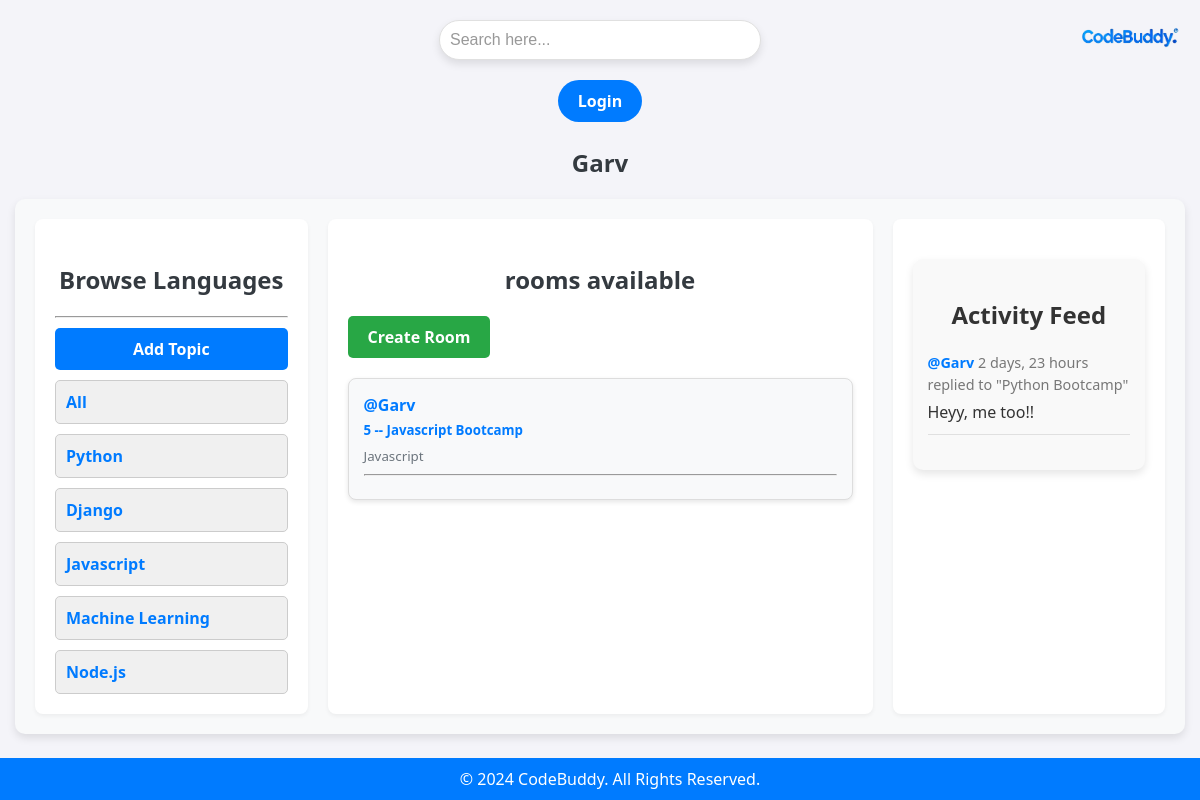
Page /UserProfile/2 on the committed database.
### base1/models.py (models this page shows, shortened)
class Topic(models.Model):
    name = models.CharField(max_length=200)
    def __str__(self):
        return self.name

class Room(models.Model):
    host = models.ForeignKey(User, on_delete=models.SET_NULL, null = True)
    topic = models.ForeignKey(Topic, on_delete=models.SET_NULL, null = True)
    name = models.CharField(max_length=200)
    description = models.TextField(null = True)
    participants = models.ManyToManyField(User, related_name='participants', blank = True)
    updated = models.DateTimeField(auto_now= True)
    createds = models.DateTimeField(auto_now_add=True)
    class Meta:
        ordering = ['-updated', '-createds']
    def __str__(self):
        return self.name

class messages(models.Model):
    user = models.ForeignKey(User, on_delete=models.CASCADE)
    room = models.ForeignKey(Room, on_delete = models.CASCADE)
    body = models.TextField()
    updated = models.DateTimeField(auto_now= True)
    createds = models.DateTimeField(auto_now_add=True)
    class Meta:
        ordering = ['-updated', '-createds']

### base1/views.py (the view)
# urls.py: path('UserProfile/<str:pk>', views.UserProfile, name = "user-profile"),
def UserProfile(request, pk):
    user = User.objects.get(id=pk)
    rooms = user.room_set.all()
    topics = Topic.objects.all()
    room_messages = user.messages_set.all()
    context = {"user":user, "rooms":rooms, "topics":topics, "room_messages":room_messages}
    return render(request, 'base1/profile.html', context)

### base1/templates/base1/profile.html (shortened to what this page needs)
{% extends 'main.html' %}
{% block content %}
<h3>{{ user.username }}</h3>
<div class="profile_container">
    <div class="profile_section">
        {% include 'base1/topics_component.html' %}
    </div>
    <div class="profile_section">
        {% include 'base1/feed_component.html' %}
    </div>
    <div class="profile_section">
        {% include 'base1/activity_component.html' %}
    </div>
</div>
{% endblock %}

### base1/templates/base1/topics_component.html (shortened to what this page needs)
<h3>Browse Languages</h3>
<hr>
<div class="topics-container">
    <a href="{% url 'create-topic' %}" class="add-topic-btn">Add Topic</a>
    <div class="topic-item">
        <a href="{% url 'home' %}" class="topic-link">All</a>
    </div>
    {% for topic in topics %}
    <div class="topic-item">
        <a href="{% url 'home' %}?q={{ topic.name }}" class="topic-link">{{ topic }}</a>
    </div>
    {% endfor %}
</div>

### base1/templates/base1/feed_component.html (shortened to what this page needs)
<h3>{{count_rooms}} rooms available</h3>
<a href="{% url 'create-room' %}" class="create-room-button">Create Room</a>
<div class="room-list">
    {% for room in rooms %}
    <div class="room-card">
        <span class="room-host"><a href="{% url 'user-profile' room.host.id %}">@{{room.host}}</a></span>
        <h5 class="room-title">{{room.id}} -- <a href="{% url 'room' room.id %}">{{room.name}}</a></h5>
        <small class="room-topic">{{room.topic}}</small>
        <hr>
    </div>
    {% endfor %}
</div>

### base1/templates/base1/activity_component.html (shortened to what this page needs)
<!DOCTYPE html>
<html lang="en">
<head>
</head>
<body>
    <div class="activity-feed-container">
        <h3>Activity Feed</h3>
        {% for message in room_messages %}
        <div class="activity-message">
            <small>
                <a href="{% url 'user-profile' message.user.id %}">@{{ message.user }}</a>
                {{ message.createds|timesince }}
            </small>
            <small> replied to "{{ message.room }}" </small>
            <p>{{ message.body }}</p>
            <hr>
        </div>
        {% endfor %}
    </div>
</body>
</html>

### templates/main.html (style rules this page uses)
body { font-family: 'Segoe UI', Tahoma, Geneva, Verdana, sans-serif; background-color: #f4f4f9; margin: 0; padding: 0; color: #333; }
a { text-decoration: none; color: #007bff; }
h1, h2, h3 { color: #333; font-weight: 600; }

### templates/navbar.html (style rules this page uses)
body { font-family: 'Segoe UI', Tahoma, Geneva, Verdana, sans-serif; background-color: #f4f4f9; margin: 0; padding: 0; color: #333; }
h3 { color: #333; font-weight: 600; }
a { text-decoration: none; color: #007bff; font-weight: bold; }

### base1/templates/base1/profile.html (style rules this page uses)
.profile_container { display: grid; grid-template-columns: 1fr 2fr 1fr; gap: 20px; padding: 20px; max-width: 1200px; margin: 0 auto; background-color: #f8f9fa; border-radius: 10px; box-shadow: 0 4px 8px rgba(0, 0, 0, 0.1); }
h3 { text-align: center; color: #343a40; margin-bottom: 20px; font-size: 24px; font-weight: 600; }
.profile_section { background-color: white; padding: 20px; border-radius: 8px; box-shadow: 0 2px 4px rgba(0, 0, 0, 0.05); }

### base1/templates/base1/topics_component.html (style rules this page uses)
.topics-container { display: flex; flex-direction: column; gap: 10px; margin-top: 10px; }
.add-topic-btn { display: inline-block; background-color: #007bff; color: white; padding: 10px 20px; border-radius: 5px; text-align: center; font-weight: bold; text-decoration: none; transition: background-color 0.3s; }
.topic-item { background-color: #f0f0f0; border: 1px solid #ccc; border-radius: 5px; padding: 10px; transition: background-color 0.3s; }
.topic-link { text-decoration: none; color: #007bff; font-weight: bold; display: block; }

### base1/templates/base1/feed_component.html (style rules this page uses)
.create-room-button { display: inline-block; padding: 10px 20px; background-color: #28a745; color: white; text-decoration: none; border-radius: 5px; margin-bottom: 20px; transition: background-color 0.3s ease; }
.room-list { display: flex; flex-direction: column; gap: 15px; }
.room-card { padding: 15px; background-color: #f8f9fa; border: 1px solid #ddd; border-radius: 8px; box-shadow: 0px 2px 5px rgba(0, 0, 0, 0.1); }
.room-host { font-weight: bold; color: #333; }
.room-title { margin: 5px 0; color: #007bff; }
.room-topic { color: #6c757d; }

### base1/templates/base1/activity_component.html (style rules this page uses)
.activity-feed-container { max-width: 600px; margin: 20px auto; padding: 15px; background-color: #f9f9f9; border-radius: 10px; box-shadow: 0 4px 8px rgba(0, 0, 0, 0.1); }
.activity-feed-container h3 { font-size: 1.5rem; color: #333; margin-bottom: 10px; }
.activity-message { padding: 10px 0; }
.activity-message small { color: #777; font-size: 0.9rem; }
.activity-message p { color: #333; font-size: 1rem; margin: 5px 0; line-height: 1.5; }
.activity-message a { text-decoration: none; color: #007bff; }
.activity-message hr { border: 0; border-top: 1px solid #e0e0e0; margin: 10px 0; }

### rows in the picture
Topic: name "Python"
Topic: name "Django"
Topic: name "Javascript"
Topic: name "Machine Learning"
Topic: name "Node.js"
Room: host "Garv", id "5", name "Javascript Bootcamp", topic "Javascript"
messages: user "Garv", createds "2 days, 23 hours", room "Python Bootcamp", body "Heyy, me too!!"

### other values in the picture
{{ user.username }} "Garv"
